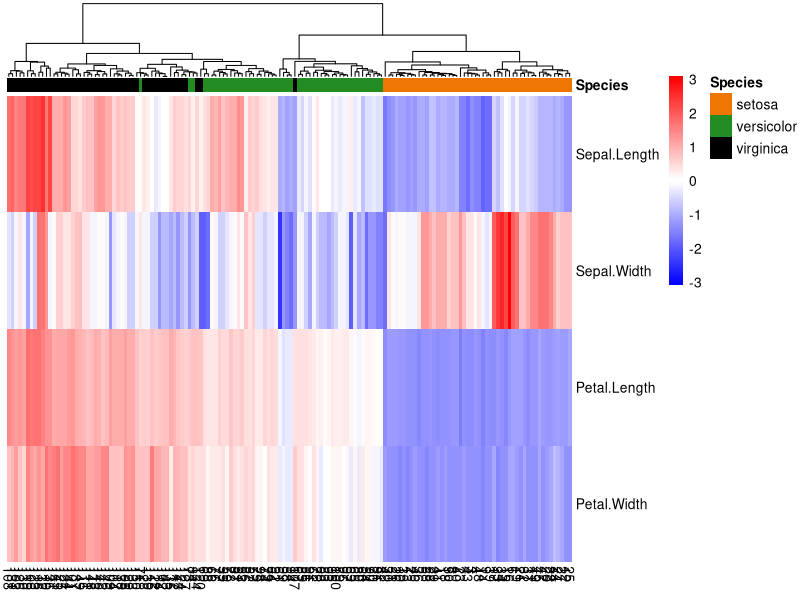

Recreate this plot in R.
# load libraries, data
library(pheatmap)
library(gplots)
library(datasets)
data("iris")

# Isolate the categorical variable as a vector
species <- iris[,5]

# isolate rownames as a vector
id <- rownames(iris)

# Transpose the continuous variables in the matrix and store 'as.data.frame'
iris <- as.data.frame(t(iris[,1:4]))

# Add back the ID of each sample (columns not rows after transpose)
colnames(iris) <- id

# As before, we are linking the ID's to flower species
annotdf <- data.frame(row.names = colnames(iris),
                      Species   = species)

# Add colors because default colors are terrible
ann_col <- list(Species = c(setosa = "darkorange2", 
                            versicolor = "forestgreen",
                            virginica = "black"))

# IMPORTANT!!!
# We are using a dendogram generated from euclidean distance
dmat <- dist(as.matrix(t(iris)))

# Make the heatmap
pheatmap(iris,
         clustering_distance_cols = dmat, cluster_rows = FALSE,
         annotation_col = annotdf, annotation_colors = ann_col, 
         scale = "row", color = bluered(100))
